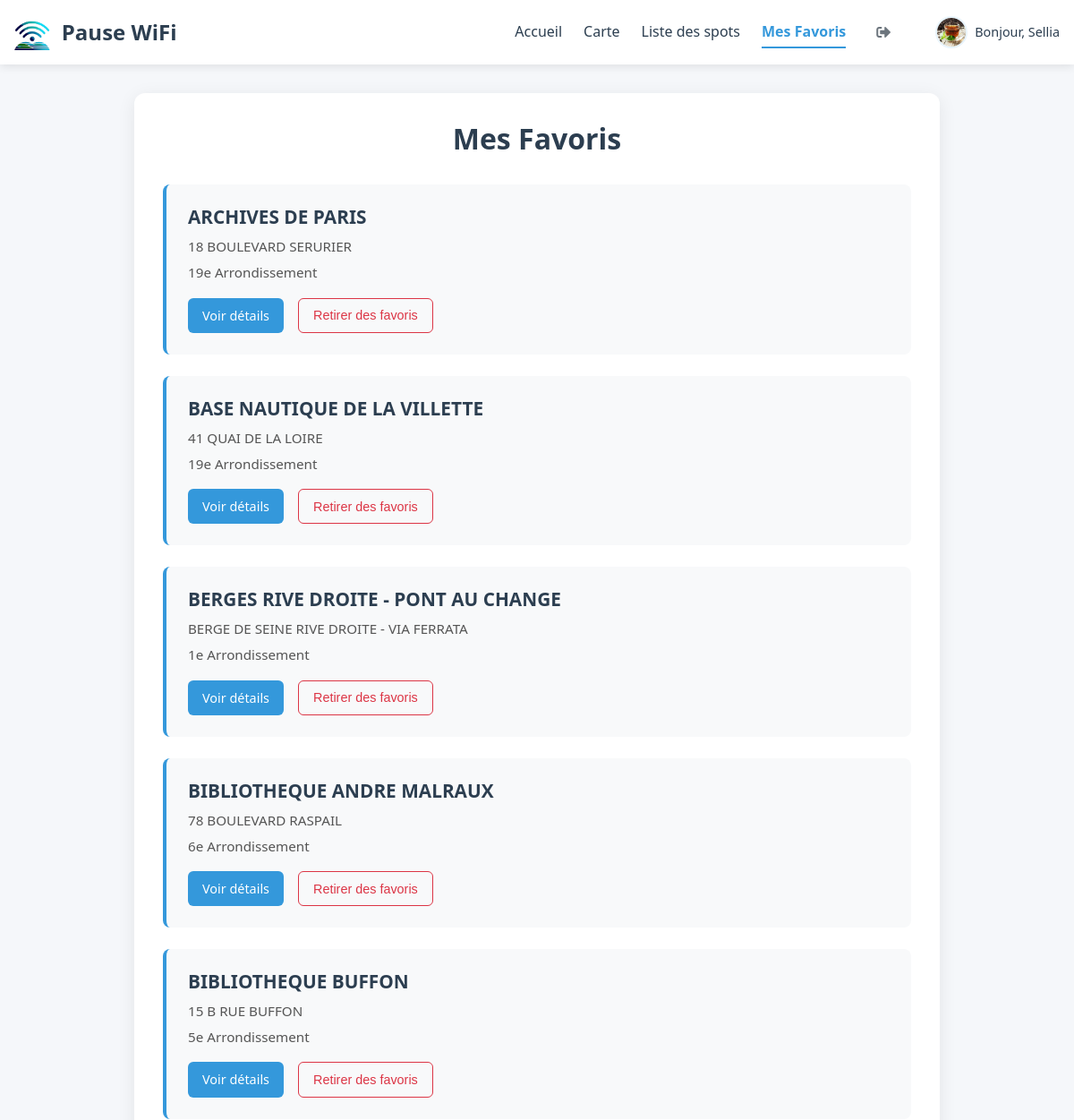
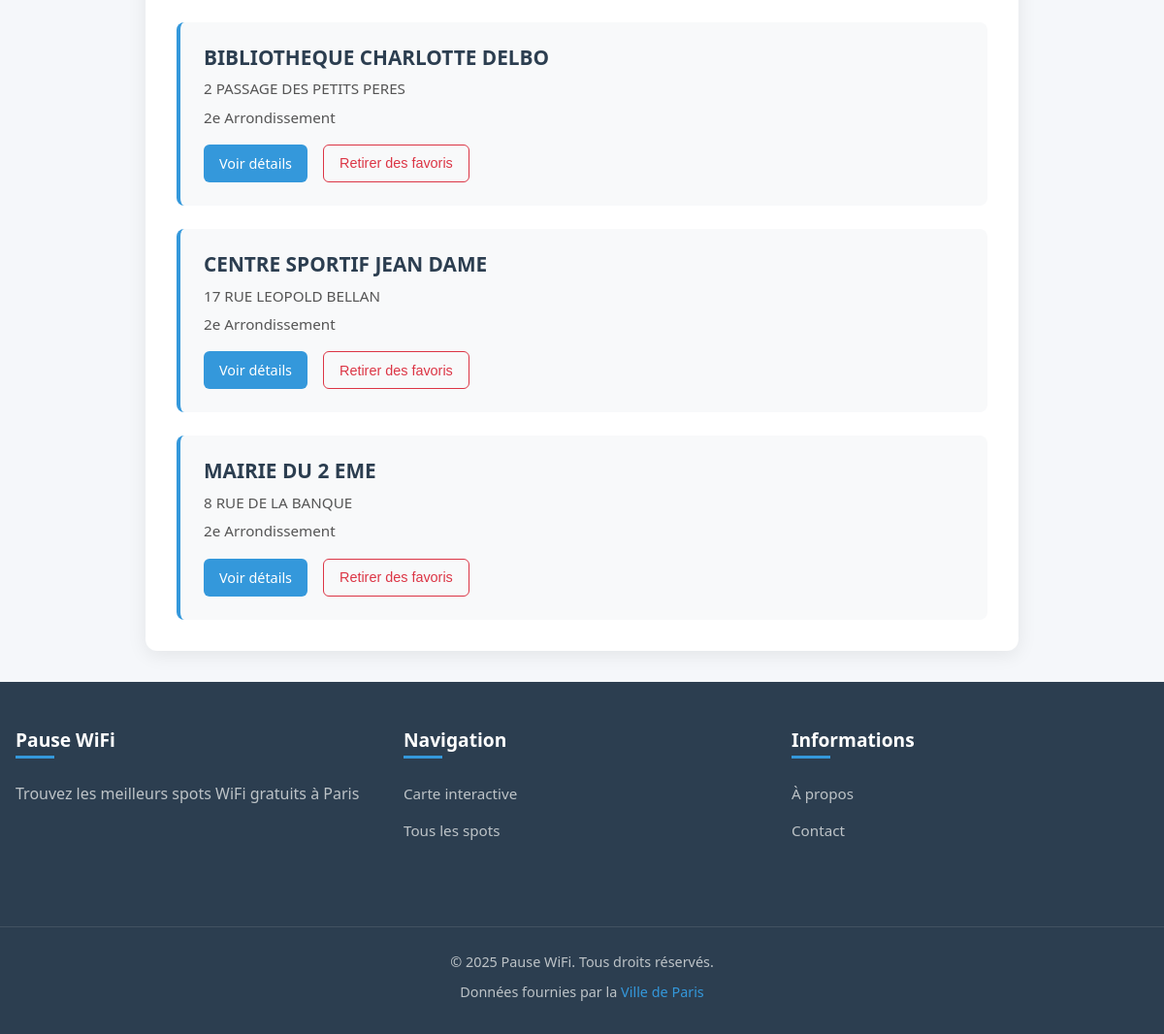
The app's page /?page=favorites (signed in) with its own data (2 pictures, top to bottom).
### tables this page shows
CREATE TABLE `users` (
  `id` int NOT NULL,
  `username` varchar(50) NOT NULL,
  `email` varchar(100) NOT NULL,
  `password` varchar(255) NOT NULL,
  `role` enum('user','admin') DEFAULT 'user',
  `created_at` timestamp NULL DEFAULT CURRENT_TIMESTAMP,
  `updated_at` timestamp NULL DEFAULT CURRENT_TIMESTAMP ON UPDATE CURRENT_TIMESTAMP,
  `reset_token` varchar(255) DEFAULT NULL,
  `reset_expires` int DEFAULT NULL,
  `profile_picture` varchar(255) DEFAULT NULL
);

CREATE TABLE `wifi_spots` (
  `id` int NOT NULL,
  `site_name` varchar(255) NOT NULL,
  `site_type` enum('Bibliothèque','Autre','Parc','Centre sportif','Mairie','Musée','Hotel') DEFAULT 'Autre',
  `address` varchar(255) NOT NULL,
  `postal_code` varchar(10) NOT NULL,
  `site_code` varchar(50) DEFAULT NULL,
  `num_bornes` int DEFAULT '1',
  `status` enum('Opérationnel','Fermé pour travaux','En déploiement','En étude') DEFAULT 'Opérationnel',
  `latitude` decimal(10,8) NOT NULL,
  `longitude` decimal(11,8) NOT NULL,
  `arrondissement` int NOT NULL,
  `created_at` timestamp NULL DEFAULT CURRENT_TIMESTAMP,
  `updated_at` timestamp NULL DEFAULT CURRENT_TIMESTAMP ON UPDATE CURRENT_TIMESTAMP
);

### www/models/User.php (called while the page is built, shortened)
<?php
class User {
    private $db;
    public function __construct($db) {
        $this->db = $db;
    }
    public function getProfilePicture($userId) {
        $query = "SELECT profile_picture FROM users WHERE id = :id";
        $stmt = $this->db->prepare($query);
        $stmt->bindParam(':id', $userId, PDO::PARAM_INT);
        $stmt->execute();
        $result = $stmt->fetch(PDO::FETCH_ASSOC);
        return $result['profile_picture'] ?? null;
    }
}
?>

### www/models/Favorite.php (called while the page is built, shortened)
<?php
class Favorite {
    private $db;
    public function __construct($db) {
        $this->db = $db;
    }
    public function countUserFavorites($userId) {
        try {
            $query = "SELECT COUNT(*) FROM favorites WHERE user_id = :user_id";
            $stmt = $this->db->prepare($query);
            $stmt->bindParam(':user_id', $userId, PDO::PARAM_INT);
            $stmt->execute();
            return $stmt->fetchColumn();
        } catch (PDOException $e) {
            error_log("Database error in countUserFavorites: " . $e->getMessage());
            return 0;
        }
    }
    public function getUserFavoritesPaginated($userId, $page = 1, $perPage = 10) {
        try {
            $offset = ($page - 1) * $perPage;
            $query = "SELECT ws.* FROM wifi_spots ws
                     JOIN favorites f ON ws.id = f.spot_id
                     WHERE f.user_id = :user_id
                     ORDER BY ws.site_name ASC
                     LIMIT :offset, :perPage";
            $stmt = $this->db->prepare($query);
            $stmt->bindParam(':user_id', $userId, PDO::PARAM_INT);
            $stmt->bindParam(':offset', $offset, PDO::PARAM_INT);
            $stmt->bindParam(':perPage', $perPage, PDO::PARAM_INT);
            $stmt->execute();
            return $stmt->fetchAll(PDO::FETCH_ASSOC);
        } catch (PDOException $e) {
            error_log("Database error in getUserFavoritesPaginated: " . $e->getMessage());
            return [];
        }
    }
}

### www/views/favorites.php (the view, shortened to what this page needs)
<?php
require_once __DIR__ . '/partials/header.php';
if (empty($favorites)): ?>
    <div class="favorites">
        <h1 class="favorites__title">Mes Favoris</h1>
        <p class="favorites__empty">Vous n'avez aucun spot en favoris pour le moment.</p>
        <a href="/?page=list" class="favorites__explore-btn">Explorer les spots</a>
    </div>
<?php else: ?>
    <div class="favorites">
        <h1 class="favorites__title">Mes Favoris</h1>
        <div class="favorites__list">
            <?php foreach ($favorites as $spot): ?>
                <div class="favorites__item" id="favorite-spot-<?= $spot['id'] ?>">
                    <h3 class="favorites__spot-title"><?= htmlspecialchars($spot['site_name']) ?></h3>
                    <p class="favorites__spot-text"><?= htmlspecialchars($spot['address']) ?></p>
                    <p class="favorites__spot-text"><?= $spot['arrondissement'] ?>e Arrondissement</p>
                    <div class="favorites__spot-actions">
                        <a href="/?page=spot&id=<?= $spot['id'] ?>" class="favorites__details-btn">Voir détails</a>
                        <button class="favorites__remove-btn"
                                data-spot-id="<?= $spot['id'] ?>">
                            Retirer des favoris
                        </button>
                    </div>
                </div>
            <?php endforeach; ?>
        </div>
    </div>
<?php endif; ?>
<?php require_once __DIR__ . '/partials/footer.php'; ?>

### www/views/partials/header.php (shortened to what this page needs)
<?php
$currentPage = $_GET['page'] ?? 'home';
?>
<!DOCTYPE html>
<html lang="fr">
<head>
    <link rel="stylesheet" href="/assets/css/global.css">
    <link rel="stylesheet" href="/assets/css/header_footer.css">
    <link rel="stylesheet" href="/assets/css/home.css">
    <link rel="stylesheet" href="/assets/css/auth.css">
    <link rel="stylesheet" href="/assets/css/map.css">
    <link rel="stylesheet" href="/assets/css/list.css">
    <link rel="stylesheet" href="/assets/css/spot-detail.css">
    <link rel="stylesheet" href="/assets/css/favorites.css">
    <link rel="stylesheet" href="/assets/css/about.css">
    <link rel="stylesheet" href="/assets/css/contact.css">
    <link rel="stylesheet" href="/assets/css/admin.css">
    <link rel="stylesheet" href="/assets/css/edit-spot.css">
    <link rel="stylesheet" href="/assets/css/not_found.css">
    <link rel="stylesheet" href="/assets/css/profile.css">
    <link rel="stylesheet" href="https://cdnjs.cloudflare.com/ajax/libs/font-awesome/5.15.4/css/all.min.css">
    <link rel="stylesheet" href="https://unpkg.com/leaflet@1.9.4/dist/leaflet.css">
    <link rel="stylesheet" href="https://unpkg.com/leaflet.markercluster@1.4.1/dist/MarkerCluster.Default.css">
</head>
<body>
    <header class="header">
        <div class="header__container">
            <div class="header__logo">
                <a href="/?page=home" class="header__logo-link" aria-label="Accueil">
                    <img src="/assets/img/logo.png" alt="Pause WiFi Logo" class="header__logo-img" width="40" height="40">
                    <span class="header__logo-text">Pause WiFi</span>
                </a>
            </div>
            <nav class="header__nav" aria-label="Navigation principale">
                <ul class="header__nav-list">
                    <li class="header__nav-item <?= $currentPage === 'home' ? 'header__nav-item--active' : '' ?>">
                        <a href="/?page=home" class="header__nav-link">Accueil</a>
                    </li>
                    <li class="header__nav-item <?= $currentPage === 'map' ? 'header__nav-item--active' : '' ?>">
                        <a href="/?page=map" class="header__nav-link">Carte</a>
                    </li>
                    <li class="header__nav-item <?= $currentPage === 'list' ? 'header__nav-item--active' : '' ?>">
                        <a href="/?page=list" class="header__nav-link">Liste des spots</a>
                    </li>
                    <?php if (isset($_SESSION['user_id'])): ?>
                        <?php if ($_SESSION['role'] === 'admin'): ?>
                            <li class="header__nav-item <?= $currentPage === 'admin' ? 'header__nav-item--active' : '' ?>">
                                <a href="/?page=admin" class="header__nav-link">Dashboard</a>
                            </li>
                        <?php else: ?>
                            <li class="header__nav-item <?= $currentPage === 'favorites' ? 'header__nav-item--active' : '' ?>">
                                <a href="/?page=favorites" class="header__nav-link">Mes Favoris</a>
                            </li>
                        <?php endif; ?>
                        <li class="header__nav-item">
                            <a href="/logout.php" class="header__logout" aria-label="Déconnexion">
                                <i class="fas fa-sign-out-alt header__logout-icon"></i>
                            </a>
                        </li>
                        <li class="header__user <?= $_SESSION['role'] === 'admin' ? 'header__user--admin' : '' ?>">
                            <?php
                            $profilePicture = isset($_SESSION['user_id'])
                                ? $userModel->getProfilePicture($_SESSION['user_id'])
                                : null;
                            $picturePath = $profilePicture
                                ? '/uploads/profiles/' . htmlspecialchars($profilePicture)
                                : '/assets/img/default-profile.png';
                            ?>
                            <a href="/?page=profile" class="header__user-link">
                                <img src="<?= $picturePath ?>" alt="Photo de profil" class="header__user-img"
                                    onerror="this.src='/assets/img/default-profile.png'">
                                <span class="header__user-name">Bonjour, <?= htmlspecialchars($_SESSION['username']) ?></span>
                            </a>
                        </li>
                    <?php endif; ?>
                </ul>
            </nav>
        </div>
    </header>
    <main class="main">

### www/assets/css/global.css (style rules this page uses)
:root { --primary-color: #3498db; --primary-dark: #2980b9; --secondary-color: #2c3e50; --accent-color: #e74c3c; --light-color: #f8f9fa; --dark-color: #343a40; --text-color: #2c3e50; --text-light: #6c757d; --border-color: #ddd; --success-color: #28a745; --error-color: #dc3545; --warning-color: #ffc107; --info-color: #17a2b8; }
* { margin: 0; padding: 0; box-sizing: border-box; }
body { font-family: 'Segoe UI', Tahoma, Geneva, Verdana, sans-serif; line-height: 1.6; color: var(--text-color); background-color: #f5f7fa; }
h1, h2, h3, h4, h5, h6 { margin-bottom: 1rem; line-height: 1.2; }
a { text-decoration: none; color: var(--primary-color); transition: color 0.2s ease; }
img { max-width: 100%; height: auto; }

### www/assets/css/header_footer.css (style rules this page uses)
.header { background: #fff; box-shadow: 0 2px 10px rgba(0, 0, 0, 0.1); position: sticky; top: 0; z-index: 1000; }
.header__container { max-width: 1200px; margin: 0 auto; padding: 1rem; display: flex; justify-content: space-between; align-items: center; }
.header__logo-link { display: flex; align-items: center; gap: 0.8rem; text-decoration: none; transition: opacity 0.2s ease; }
.header__logo-img { transition: transform 0.3s ease; }
.header__logo-text { font-size: 1.5rem; font-weight: 700; color: #2c3e50; }
.header__nav-list { display: flex; align-items: center; gap: 1.5rem; list-style: none; margin: 0; padding: 0; }
.header__nav-link { text-decoration: none; color: #2c3e50; font-weight: 500; padding: 0.5rem 0; position: relative; transition: color 0.2s ease; }
.header__nav-link::after { content: ''; position: absolute; bottom: 0; left: 0; width: 0; height: 2px; background: #3498db; transition: width 0.3s ease; }
.header__nav-item--active .header__nav-link { color: #3498db; font-weight: 600; }
.header__nav-item--active .header__nav-link::after { width: 100%; }
.header__user { display: flex; align-items: center; gap: 0.5rem; margin-left: 1rem; }
.header__user-link { display: flex; align-items: center; gap: 0.5rem; text-decoration: none; transition: opacity 0.2s ease; }
.header__user-img { width: 36px; height: 36px; border-radius: 50%; object-fit: cover; border: 2px solid #e8f4fc; }
.header__user-name { font-size: 0.9rem; color: #2c3e50; font-weight: 500; }
.header__logout { color: #6c757d; transition: color 0.2s ease; display: flex; align-items: center; justify-content: center; width: 36px; height: 36px; border-radius: 50%; }
.header__nav { transition: all 0.3s ease; }

### www/assets/css/favorites.css (style rules this page uses)
.favorites { max-width: 900px; margin: 2rem auto; padding: 2rem; background: #fff; border-radius: 12px; box-shadow: 0 4px 20px rgba(0, 0, 0, 0.08); }
.favorites__title { font-size: 2rem; color: #2c3e50; margin-bottom: 2rem; text-align: center; font-weight: 700; }
.favorites__list { display: grid; gap: 1.5rem; }
.favorites__item { padding: 1.5rem; background: #f8f9fa; border-radius: 8px; transition: all 0.3s ease; border-left: 4px solid #3498db; }
.favorites__spot-title { font-size: 1.3rem; color: #2c3e50; margin-bottom: 0.5rem; font-weight: 600; }
.favorites__spot-text { color: #555; margin-bottom: 0.3rem; font-size: 0.95rem; }
.favorites__spot-actions { display: flex; gap: 1rem; margin-top: 1rem; }
.favorites__details-btn, .favorites__remove-btn { padding: 0.5rem 1rem; border-radius: 6px; font-weight: 500; font-size: 0.9rem; cursor: pointer; transition: all 0.3s ease; }
.favorites__details-btn { background: #3498db; color: white; text-decoration: none; border: none; }
.favorites__remove-btn { background: #f8f9fa; color: #dc3545; border: 1px solid #dc3545; }

### records on screen
users: profile_picture (picture)
wifi_spots: site_name "ARCHIVES DE PARIS", address "18 BOULEVARD SERURIER", arrondissement "19"
wifi_spots: site_name "BASE NAUTIQUE DE LA VILLETTE", address "41 QUAI DE LA LOIRE", arrondissement "19"
wifi_spots: site_name "BERGES RIVE DROITE - PONT AU CHANGE", address "BERGE DE SEINE RIVE DROITE - VIA FERRATA", arrondissement "1"
wifi_spots: site_name "BIBLIOTHEQUE ANDRE MALRAUX", address "78 BOULEVARD RASPAIL", arrondissement "6"
wifi_spots: site_name "BIBLIOTHEQUE BUFFON", address "15 B RUE BUFFON", arrondissement "5"
wifi_spots: site_name "BIBLIOTHEQUE CHARLOTTE DELBO", address "2 PASSAGE DES PETITS PERES", arrondissement "2"
wifi_spots: site_name "CENTRE SPORTIF JEAN DAME", address "17 RUE LEOPOLD BELLAN", arrondissement "2"
wifi_spots: site_name "MAIRIE DU 2 EME", address "8 RUE DE LA BANQUE", arrondissement "2"

### other values on screen
$_SESSION['username'] "Sellia"
